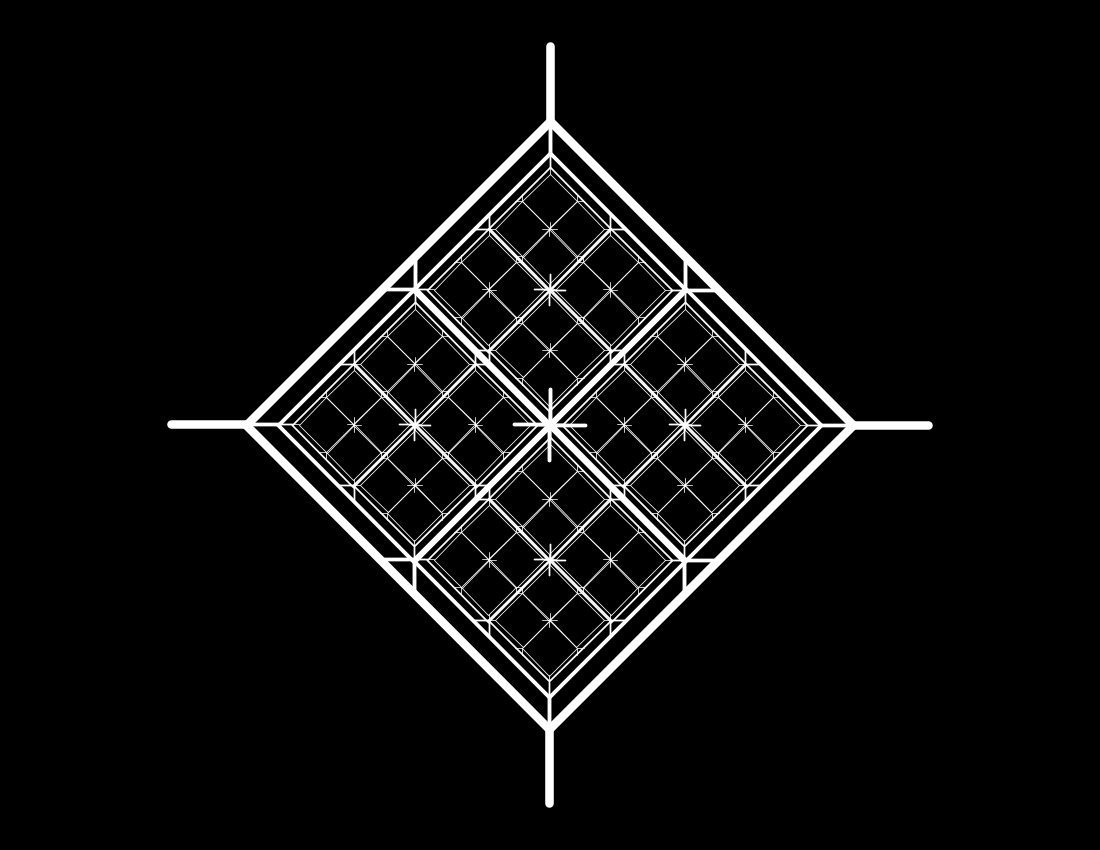
Frame 1 (no input)
Frame 60 (the mouse pressed at the canvas centre just before this capture): identical to frame 1, image omitted
Frame 120 (the mouse held since frame 60 and released just before this capture): identical to frame 1, image omitted

The Processing sketch that drew this single still picture (run headless with seeded random() and noise(); from frame 60 on, the mouse is pressed at the canvas centre):

// Processing sketch: fractal3
// ── fractal3.pde
//cross fractal

//variables for seed shape dimensions
float sqWidth = 50;
float lineWidth = sqWidth/8;
int count = 0;

void setup() {
  size(1100,850);
  //set up stylistic properties
  background(0);
  stroke(255);
  strokeWeight(1);
  noFill();
  
  drawForm(width/2,height/2,300);
}

void draw() {
 
}

void drawForm(float x, float y, float s) {
  //draw the intial seed shape)
  drawSeed(x, y, s);
 
 //check the termination condition - is the scale greater than 30
  if(s > 30) {
    //if so, recurse 
    drawForm(x + s*0.45, y,s*0.45);
    drawForm(x - s*0.45, y,s*0.45);
    drawForm(x, y + s*0.45,s*0.45);
    drawForm(x, y - s*0.45,s*0.45);
    count++;
    println(count);
  }
}


//seed 
void drawSeed(float x, float y, float s){
  //push into transformation matrix
  pushMatrix();
  //translate and scale according to function parameters
  translate(x,y);
  scale(s/35);

 //draw the central square
  rotate(radians(45));
  rectMode(CENTER);
  rect(0,0, sqWidth,sqWidth);
  pushMatrix();
  translate(sqWidth/2,sqWidth/2);
  line(0,0,lineWidth,lineWidth);
  popMatrix();
  
  
  //draw each line extending from the square  
  pushMatrix();
  translate(-sqWidth/2,sqWidth/2);
  line(0,0,-lineWidth,lineWidth);
  popMatrix();
  
  pushMatrix();
  translate(-sqWidth/2,-sqWidth/2);
  line(0,0,-lineWidth,-lineWidth);
  popMatrix();
  
    
  pushMatrix();
  translate(sqWidth/2,-sqWidth/2);
  line(0,0,lineWidth,-lineWidth);
  popMatrix();
 
  popMatrix();
  
  
}
